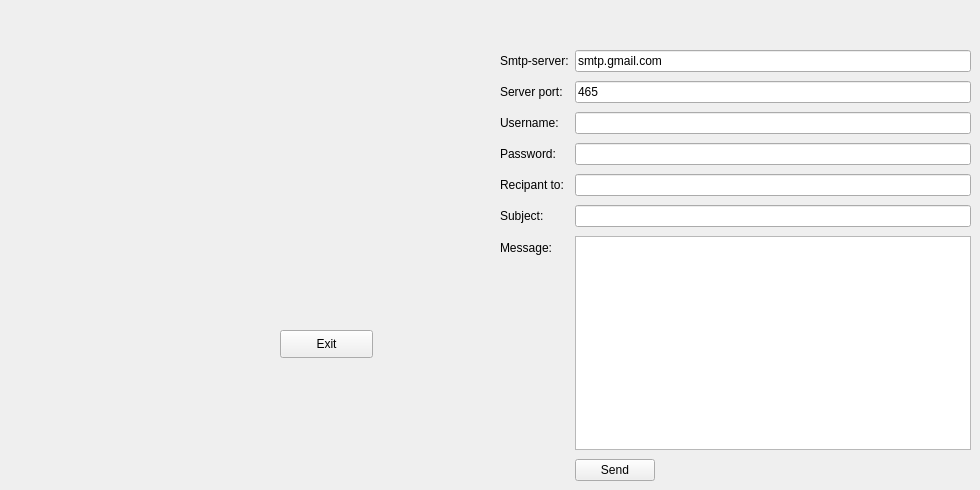
      <widget class="QWidget" name="tab_13">
       <attribute name="title">
        <string>Envoyez des e-mails</string>
       </attribute>
       <widget class="QWidget" name="layoutWidget_2">
        <property name="geometry">
         <rect>
          <x>500</x>
          <y>50</y>
          <width>471</width>
          <height>431</height>
         </rect>
        </property>
        <layout class="QFormLayout" name="formLayout">
         <property name="fieldGrowthPolicy">
          <enum>QFormLayout::ExpandingFieldsGrow</enum>
         </property>
         <property name="rowWrapPolicy">
          <enum>QFormLayout::WrapLongRows</enum>
         </property>
         <property name="verticalSpacing">
          <number>9</number>
         </property>
         <item row="0" column="0">
          <widget class="QLabel" name="label_29">
           <property name="text">
            <string>Smtp-server:</string>
           </property>
          </widget>
         </item>
         <item row="0" column="1">
          <widget class="QLineEdit" name="server">
           <property name="text">
            <string>smtp.gmail.com</string>
           </property>
          </widget>
         </item>
         <item row="1" column="0">
          <widget class="QLabel" name="label_30">
           <property name="text">
            <string>Server port:</string>
           </property>
          </widget>
         </item>
         <item row="1" column="1">
          <widget class="QLineEdit" name="port">
           <property name="text">
            <string>465</string>
           </property>
          </widget>
         </item>
         <item row="2" column="0">
          <widget class="QLabel" name="label_31">
           <property name="text">
            <string>Username:</string>
           </property>
          </widget>
         </item>
         <item row="2" column="1">
          <widget class="QLineEdit" name="uname"/>
         </item>
         <item row="3" column="0">
          <widget class="QLabel" name="label_42">
           <property name="text">
            <string>Password:</string>
           </property>
          </widget>
         </item>
         <item row="3" column="1">
          <widget class="QLineEdit" name="paswd">
           <property name="inputMask">
            <string/>
           </property>
           <property name="echoMode">
            <enum>QLineEdit::Password</enum>
           </property>
          </widget>
         </item>
         <item row="4" column="0">
          <widget class="QLabel" name="label_43">
           <property name="text">
            <string>Recipant to:</string>
           </property>
          </widget>
         </item>
         <item row="4" column="1">
          <widget class="QLineEdit" name="rcpt"/>
         </item>
         <item row="5" column="0">
          <widget class="QLabel" name="label_44">
           <property name="text">
            <string>Subject:</string>
           </property>
          </widget>
         </item>
         <item row="5" column="1">
          <widget class="QLineEdit" name="subject"/>
         </item>
         <item row="6" column="0">
          <widget class="QLabel" name="label_45">
           <property name="text">
            <string>Message:</string>
           </property>
          </widget>
         </item>
         <item row="6" column="1">
          <widget class="QPlainTextEdit" name="msg"/>
         </item>
         <item row="7" column="1">
          <widget class="QPushButton" name="sendBtn">
           <property name="text">
            <string>Send</string>
           </property>
          </widget>
         </item>
        </layout>
       </widget>
       <widget class="QPushButton" name="exitBtn">
        <property name="geometry">
         <rect>
          <x>280</x>
          <y>330</y>
          <width>93</width>
          <height>28</height>
         </rect>
        </property>
        <property name="text">
         <string>Exit</string>
        </property>
       </widget>
      </widget>
